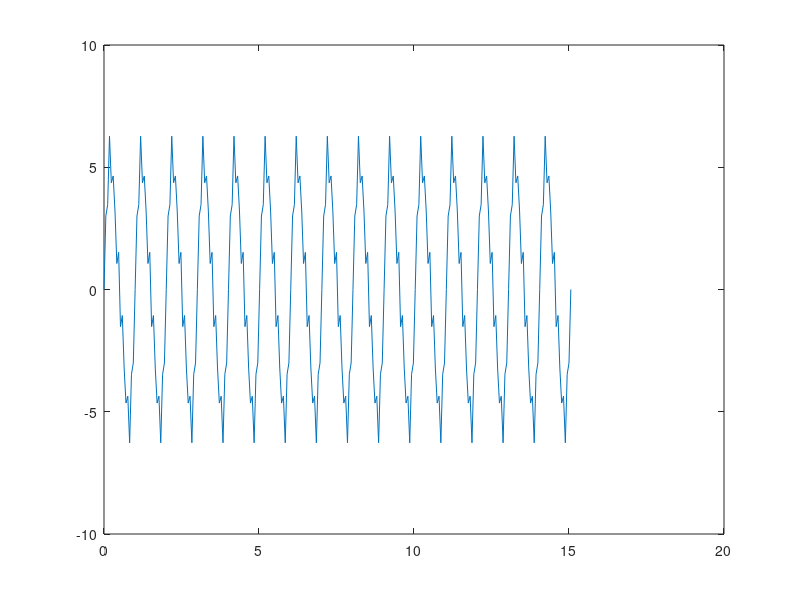

The MATLAB script that drew this image: (Note: this script raises an error after producing the figure.)
clear all 
close all
N = 256;
SAMP_RATE = 17;
PI2 = 6.28318530717959;
indata = zeros(1,N);
for i = 0:N-1
     indata(i+1) = 5*sin(PI2 * i * 1.0 / SAMP_RATE) + ...
               sin(PI2 * i * 2.0 / SAMP_RATE) + ...
               sin(PI2 * i * 7.0 / SAMP_RATE);
end
figure()
t = 0:N/SAMP_RATE/(N-1):N/SAMP_RATE;
plot(t,indata)

y = abs(fft(indata));
y_fil = abs(fft(fun_lpf(indata)));
x = -SAMP_RATE/2:SAMP_RATE/(length(indata)-1):SAMP_RATE/2;

figure()
plot(x,fftshift(y));

figure()
plot(t, fun_lpf(indata));

figure()
plot(x,fftshift(y_fil));
